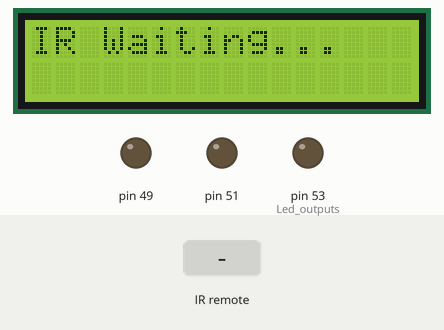
A sketch run on a simulated Arduino Mega 2560, built with avr-gcc and run on an emulated ATmega2560. Parts: 16×2 character LCD, output pins drawn as LEDs (lit = HIGH). The test bench sets the inputs (shaded band). What the sketch prints to the serial monitor is not drawn.

Above: at 1.2 s.
1.3 s: infrared code 0x34895725 received
At 2.5 s:
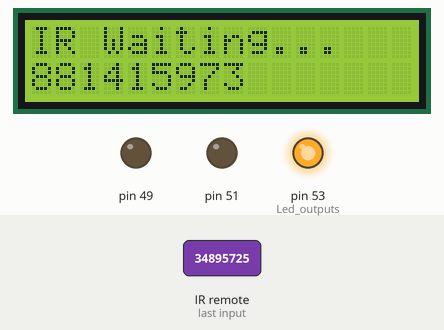
2.8 s: infrared code 0x56874159 received
At 4.0 s:
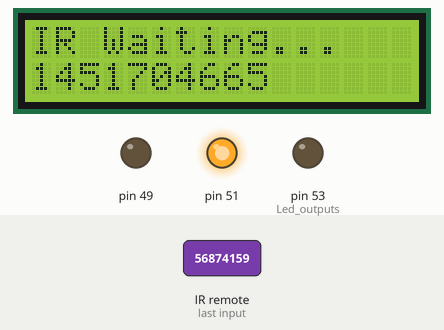
4.3 s: infrared code 0x15467823 received
At 5.4 s:
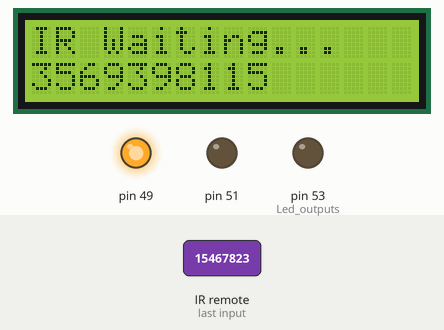
Timing chart, 0 to 7.3 s (numbered marks = the images above; inputs shaded):
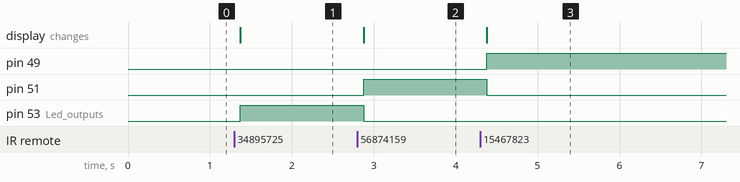

The sketch:

IRrecvDemo.ino
```cpp
// IR Receiver Code...
#include <IRremote.h>
#include <LiquidCrystal.h>

// initialize the library with the numbers of the interface pins
LiquidCrystal lcd(3, 4, 5, 7, 6, 8);

int RECV_PIN = 11;

IRrecv irrecv(RECV_PIN);

decode_results results;

void setup()
{
  Serial.begin(9600);
  lcd.begin(16,2);
  irrecv.enableIRIn(); // Start the receiver
  pinMode(53,OUTPUT); // Led outputs ...
  pinMode(51,OUTPUT);
  pinMode(49,OUTPUT);
  lcd.print("IR Waiting...");
}
void turnoff() {
  digitalWrite(53,LOW);
  digitalWrite(51,LOW);
  digitalWrite(49,LOW);
  }
void loop() {
  lcd.setCursor(0,1);
  if (irrecv.decode(&results)) {
    Serial.println(results.value);
    lcd.print(results.value);
    if(results.value == 881415973)
     {
      turnoff();
      digitalWrite(53,HIGH);
      }

       if(results.value == 1451704665)
     {
      turnoff();
      digitalWrite(51,HIGH);
      }


       if(results.value == 356939811)
     {
      turnoff();
      digitalWrite(49,HIGH);
      }

          if(results.value == 948321248)
     {
      turnoff();
      digitalWrite(49,HIGH);
      }

          if(results.value == 948321232)
     {
      turnoff();
      digitalWrite(51,HIGH);
      }

          if(results.value == 948321264 )
     {
      turnoff();
      digitalWrite(53,HIGH);
      }


    irrecv.resume(); // Receive the next value
  }
  delay(100);
}
```

Measured:
- after the input at 1.3 s, pin 53 (Led_outputs): LOW → HIGH after 0.07 s; the display: changes after 0.07 s (image 1)
- after the input at 2.8 s, pin 51: LOW → HIGH after 0.08 s; pin 53 (Led_outputs): HIGH → LOW after 0.08 s; the display: changes after 0.08 s (image 2)
- after the input at 4.3 s, pin 49: LOW → HIGH after 0.08 s; pin 51: HIGH → LOW after 0.08 s; the display: changes after 0.08 s (image 3)
